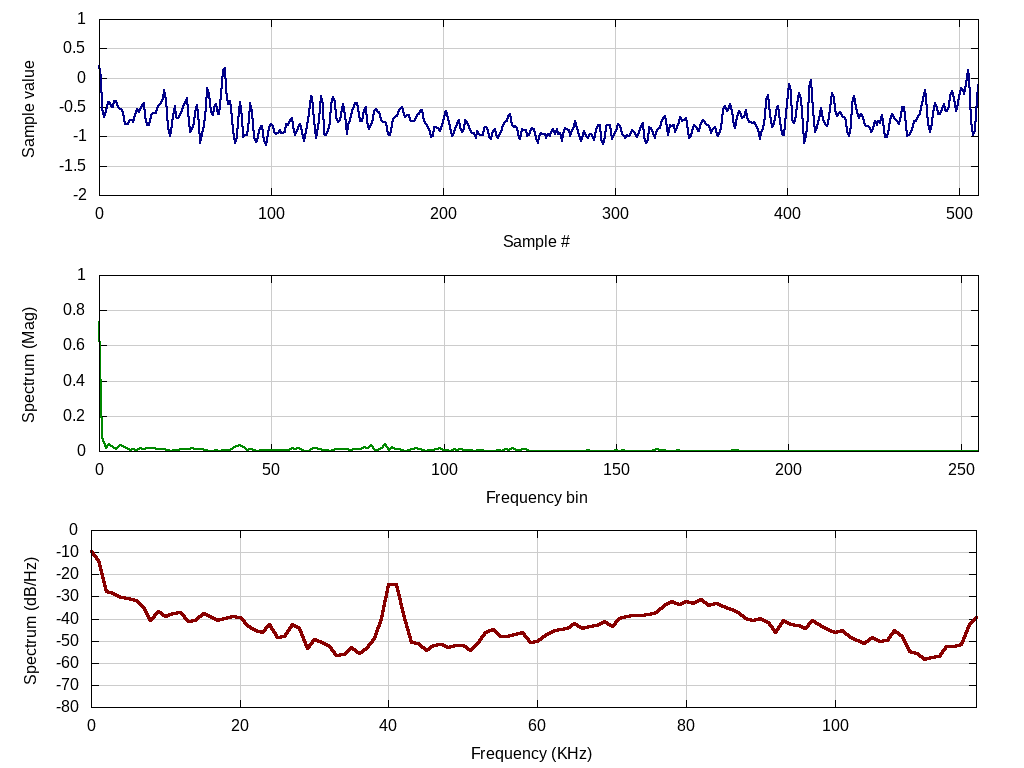

Recreate this plot in gnuplot.
# example.gnuplut : configuration for plotting (change as needed)

reset                                   # reset
set size ratio 0.2                      # set relative size of plots
set grid xtics ytics                    # grid: enable both x and y lines
set grid lt 1 lc rgb '#cccccc' lw 1     # grid: thin gray lines
set multiplot layout 3,1 scale 1.0,1.0  # set two plots for this figure

# time domain
set ylabel 'Sample value'               # set y-axis label
set xlabel 'Sample #'                   # set x-axis label
set yrange [-2:1]                       # set y plot range
set xrange [0:511]                      # set x plot range
plot '../data/demod_time.dat' using 1:2 with lines lt 1 lw 2 lc rgb '#000088' notitle

# freq domain (Fourier)
set ylabel 'Spectrum (Mag)'              # set y-axis label
set xlabel 'Frequency bin'               # set x-axis label
set yrange [0.0:1]                    # set y plot range
set xrange [0:255]                       # set x plot range
plot '../data/demod_freq.dat' using 1:2 with lines lt 1 lw 2 lc rgb '#008800' notitle

# freq domain (PSD)
set ylabel 'Spectrum (dB/Hz)'            # set y-axis label
set xlabel 'Frequency (KHz)'             # set x-axis label
set yrange [-80:0]                       # set y plot range
set xrange [0:119]                       # set x plot range
# add your own .dat file for PSD as part of the take-home
plot '../data/demod_psd.dat' using 1:2 with lines lt 1 lw 3 lc rgb '#880000' notitle

unset multiplot
